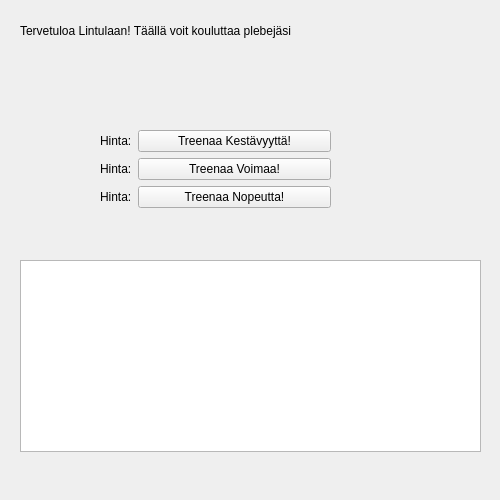
<?xml version="1.0" encoding="UTF-8"?>
<ui version="4.0">
 <class>lintulaWindow</class>
 <widget class="QWidget" name="lintulaWindow">
  <property name="geometry">
   <rect>
    <x>0</x>
    <y>0</y>
    <width>500</width>
    <height>500</height>
   </rect>
  </property>
  <property name="windowTitle">
   <string>Form</string>
  </property>
  <widget class="QLabel" name="label">
   <property name="geometry">
    <rect>
     <x>20</x>
     <y>20</y>
     <width>331</width>
     <height>21</height>
    </rect>
   </property>
   <property name="text">
    <string>Tervetuloa Lintulaan! Täällä voit kouluttaa plebejäsi</string>
   </property>
  </widget>
  <widget class="QTextBrowser" name="infoLaatikko">
   <property name="geometry">
    <rect>
     <x>20</x>
     <y>260</y>
     <width>461</width>
     <height>192</height>
    </rect>
   </property>
  </widget>
  <widget class="QWidget" name="">
   <property name="geometry">
    <rect>
     <x>100</x>
     <y>130</y>
     <width>231</width>
     <height>101</height>
    </rect>
   </property>
   <layout class="QFormLayout" name="formLayout">
    <item row="0" column="0">
     <widget class="QLabel" name="khl">
      <property name="text">
       <string>Hinta:</string>
      </property>
     </widget>
    </item>
    <item row="0" column="1">
     <widget class="QPushButton" name="kesavyysButton">
      <property name="text">
       <string>Treenaa Kestävyyttä!</string>
      </property>
     </widget>
    </item>
    <item row="1" column="0">
     <widget class="QLabel" name="vhl">
      <property name="text">
       <string>Hinta:</string>
      </property>
     </widget>
    </item>
    <item row="1" column="1">
     <widget class="QPushButton" name="voimaButton">
      <property name="text">
       <string>Treenaa Voimaa!</string>
      </property>
     </widget>
    </item>
    <item row="2" column="0">
     <widget class="QLabel" name="nhl">
      <property name="text">
       <string>Hinta:</string>
      </property>
     </widget>
    </item>
    <item row="2" column="1">
     <widget class="QPushButton" name="nopeusButton">
      <property name="text">
       <string>Treenaa Nopeutta!</string>
      </property>
     </widget>
    </item>
   </layout>
  </widget>
 </widget>
 <resources/>
 <connections/>
</ui>
